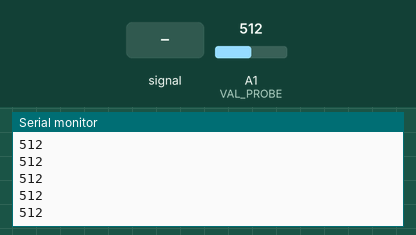
Recording of a sketch running on a simulated Arduino Uno, built with avr-gcc and run on an emulated ATmega328P. Parts: the last lines printed to the serial monitor. The test bench sets the inputs (shaded band); at power-on: A1 (VAL_PROBE) = 512.

Above: at 1.2 s.
1.3 s: A1 (VAL_PROBE) fed a 200 Hz sine of ±81 counts around its level
At 1.31 s:
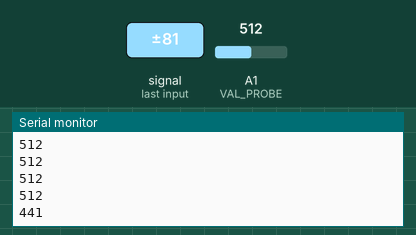
2.8 s: A1 (VAL_PROBE) set to 716
At 2.81 s:
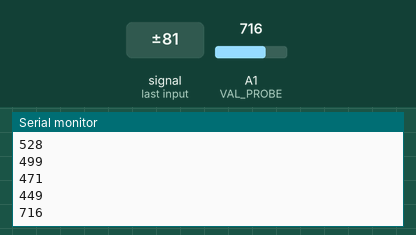
4.3 s: A1 (VAL_PROBE) fed a 1000 Hz sine of ±255 counts around its level
At 4.32 s:
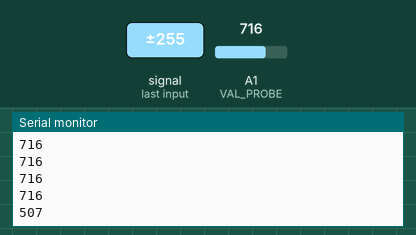
5.8 s: A1 (VAL_PROBE) set to 900
At 5.82 s:
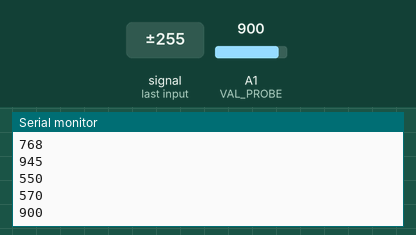
Timing chart, 0 to 8.3 s (numbered marks = the images above; inputs shaded):
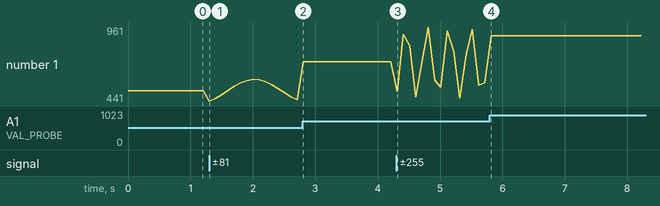

Measured:
- after the input at 1.3 s, the serial monitor: prints a new line at once (image 1)
- after the input at 2.8 s, the serial monitor: prints a new line at once (image 2)
- after the input at 4.3 s, the serial monitor: prints a new line at once (image 3)
- after the input at 5.8 s, the serial monitor: prints a new line at once (image 4)
- plotted number 1: 512 → 449 after the input at 1.3 s, 449 → 716 after the input at 2.8 s, 716 → 570 after the input at 4.3 s, 570 → 900 after the input at 5.8 s

The sketch:

Soil2.ino
```cpp
const int VAL_PROBE = A1; // Analog pin 0
const int MOISTURE_LEVEL = 250; // the value after the LED goes ON

void setup() {
    Serial.begin(9600);
}

void LedState(int state) {
    digitalWrite(13, state);
}

void loop() {
    int moisture = analogRead(VAL_PROBE);

    Serial.println(moisture);

    if(moisture > MOISTURE_LEVEL) {
        LedState(HIGH);
    } else   {
        LedState(LOW);
    }
    delay(100);
}
```
